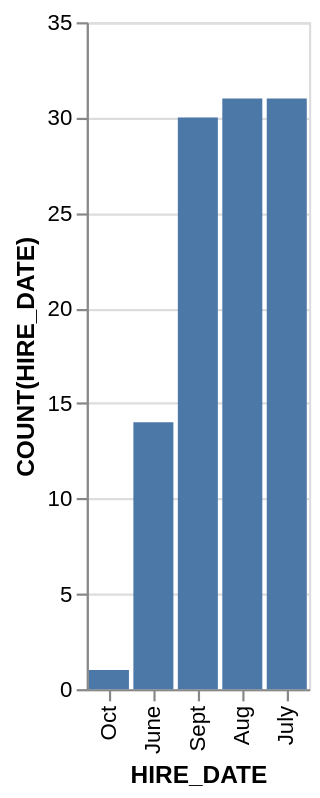

Here is the Vega-Lite specification saved for this chart:
### Vega-Lite specification from a JSON file in a GitHub repository (floating-point values rounded to 4 significant figures)
{"data": {"values": [{"x_data": "Oct", "y_data": 1}, {"x_data": "June", "y_data": 14}, {"x_data": "Sept", "y_data": 30}, {"x_data": "Aug", "y_data": 31}, {"x_data": "July", "y_data": 31}]}, "mark": "bar", "encoding": {"x": {"field": "x_data", "type": "nominal", "title": "HIRE_DATE", "sort": {"op": "sum", "field": "y_data", "order": "ascending"}}, "y": {"field": "y_data", "type": "quantitative", "title": "COUNT(HIRE_DATE)"}}}
